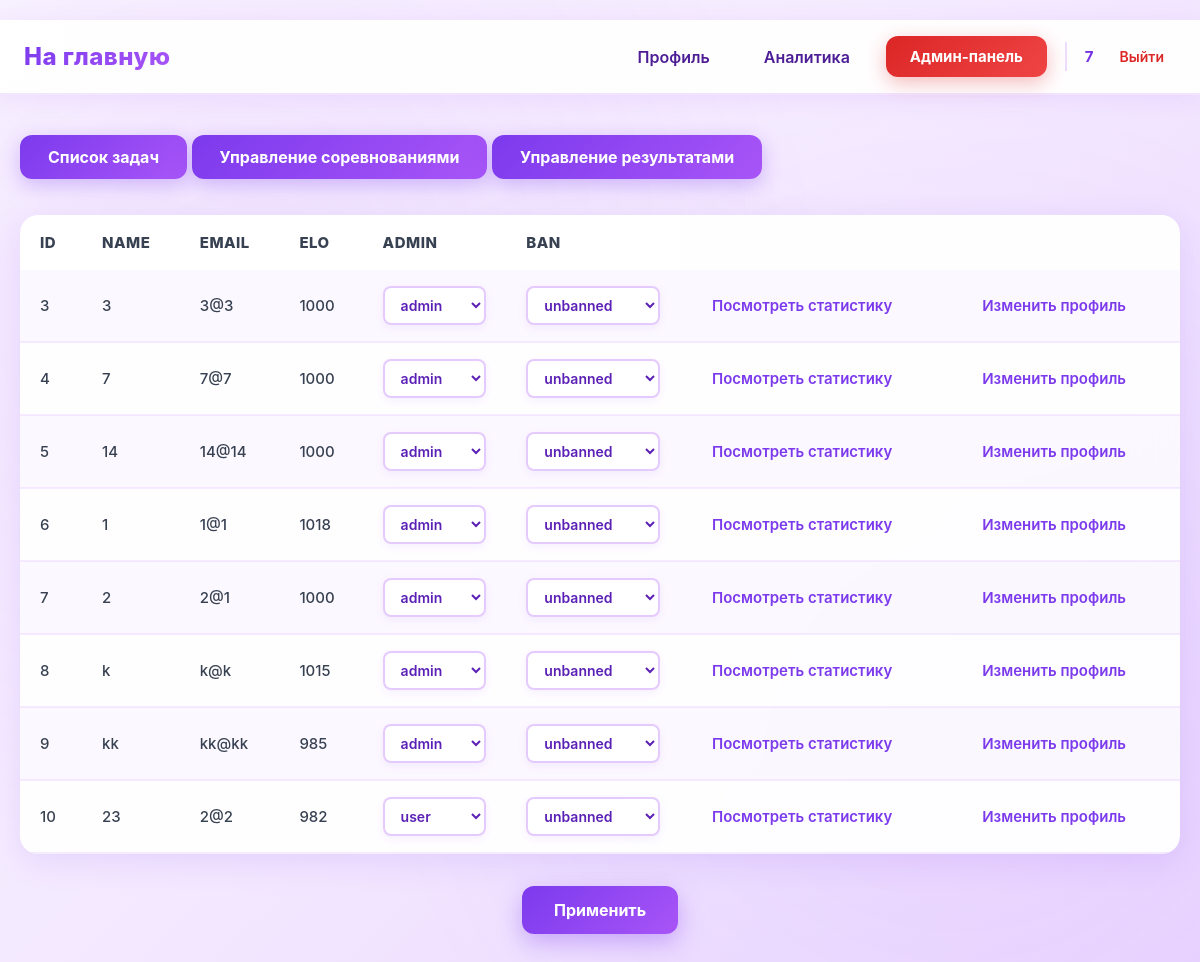
Page /admin (signed in) on the earlier database version.
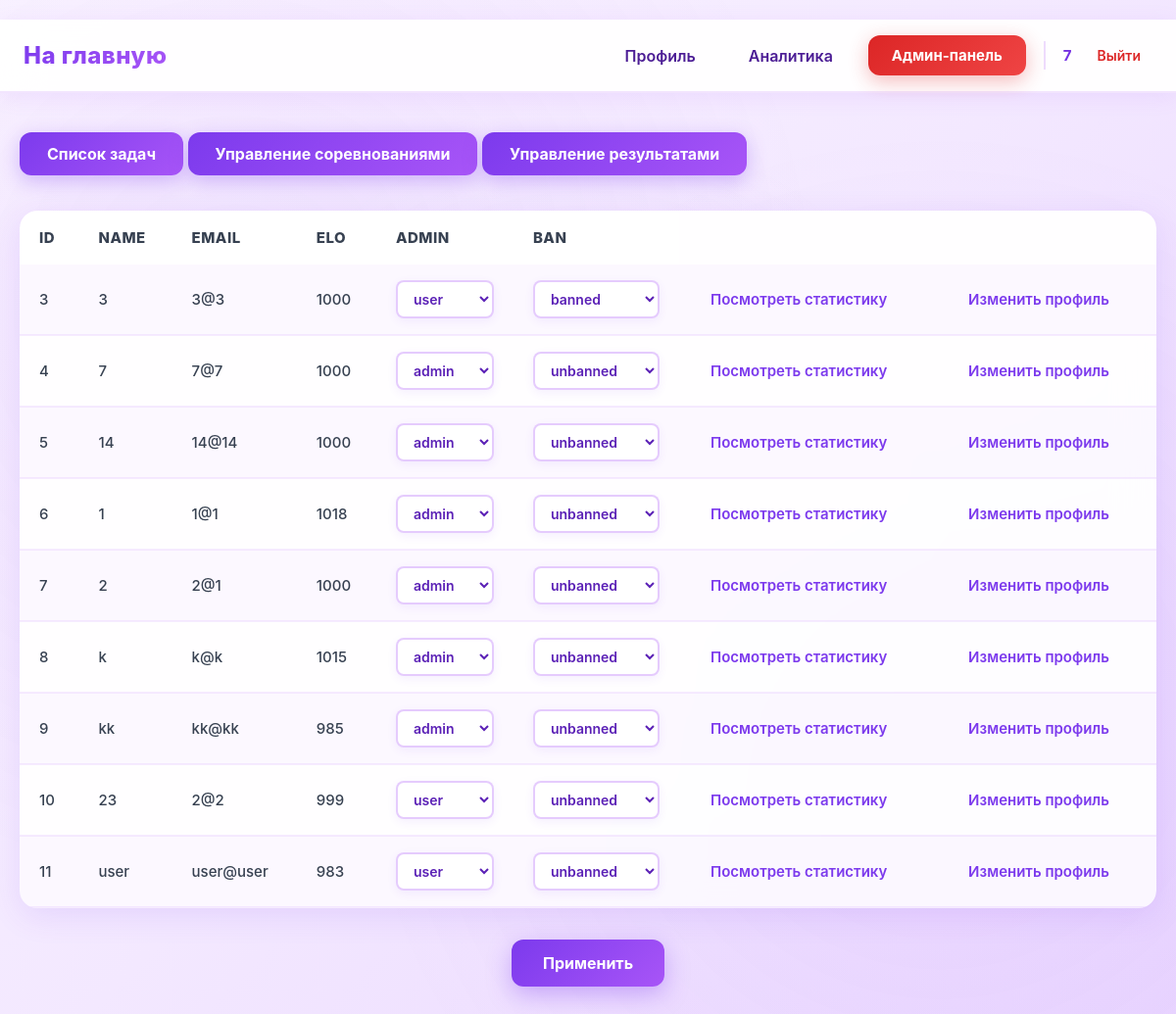
Same page on the later database version.
### data/users.py (models this page shows, shortened)
class User(SqlAlchemyBase, UserMixin):
    __tablename__ = 'users'
    id = sqlalchemy.Column(sqlalchemy.Integer,
                           primary_key=True, autoincrement=True)
    name = sqlalchemy.Column(sqlalchemy.String, nullable=True)
    email = sqlalchemy.Column(sqlalchemy.String,
                              index=True, unique=True, nullable=True)
    hashed_password = sqlalchemy.Column(sqlalchemy.String, nullable=True)
    elo_rating = sqlalchemy.Column(sqlalchemy.Float, default=1000)
    admin = sqlalchemy.Column(sqlalchemy.Boolean, default=0)
    ban = sqlalchemy.Column(sqlalchemy.Boolean, default=0)
    created_date = sqlalchemy.Column(sqlalchemy.DateTime,
                                     default=datetime.datetime.now)
    submissions = orm.relationship("Submissions", back_populates="user")

### main.py (the view, shortened to what this page needs)
@app.route('/admin', methods=["GET", "POST"])
@login_required
@admin_required
@user_ban
def admin():
    subject = session.get('subject')
    db_sess = db_session.create_session()
    users = db_sess.query(User)
    return render_template("admin_first.html", users=users, subject=subject)

### data/db_session.py (called while the page is built)
def create_session() -> Session:
    global __factory
    return __factory()

### main.py (called while the page is built)
@login_manager.user_loader
def load_user(user_id):
    db_sess = db_session.create_session()
    return db_sess.get(User, user_id)

def admin_required(func):
    @wraps(func)
    def wrapper(*args, **kwargs):
        if not current_user.admin:
            abort(403)
        return func(*args, **kwargs)
    return wrapper

def user_ban(func):
    @wraps(func)
    def wrapper(*args, **kwargs):
        if current_user.ban:
            abort(403)
        return func(*args, **kwargs)
    return wrapper

### templates/admin_first.html (shortened to what this page needs)
﻿{% extends "base.html" %}
{% block styles %}
<link rel="stylesheet" href="{{ url_for('static', filename='admin_first.css') }}">
{% endblock %}
{% block content %}
<a class="btn btn-task" href="/admin/task_list">Список задач</a>
<a class="btn btn-task" href="/admin/competitions">Управление соревнованиями</a>
<a class="btn btn-task" href="/admin/results">Управление результатами</a>
<form method="post" action="/admin">
<div class="table-container">
    <table>
        <tr>
            <td>id</td>
            <td>name</td>
            <td>email</td>
            <td>elo</td>
            <td>admin</td>
            <td>ban</td>
        </tr>
        {% for user in users %}
        <tr>
            <td>{{user.id}}</td>
            <td>{{ user.name }}</td>
            <td>{{user.email}}</td>
            <td>{{user.elo_rating|round|int}}</td>
            <td>
                <select class="admin-select" name="admin_{{user.id}}">
                    {% if user.admin == 1 %}
                        <option value="admin" selected>admin</option>
                    {% else %}
                        <option value="user" selected>user</option>
                    {% endif %}
                </select>
            </td>
            <td>
                <select class="ban-select" name="ban_{{user.id}}">
                    {% if user.ban == 1 %}
                        <option value="banned" selected>banned</option>
                    {% else %}
                        <option value="unbanned" selected>unbanned</option>
                    {% endif %}
                </select>
            </td>
            <td><a href="/admin/profile/{{user.id}}">Посмотреть статистику</a></td>
            <td><a href="/edit/profile/{{user.id}}">Изменить профиль</a></td>
        </tr>
        {% endfor %}
    </table>
</div>
<button type="submit" id="applytBtn">Применить</button>
</form>
{% endblock %}

### templates/base.html (shortened to what this page needs)
﻿<!doctype html>
<html lang="ru">
<head>
    <link rel="stylesheet" href="{{ url_for('static', filename='base.css') }}">
    {% block styles %}{% endblock %}
</head>
<body>
<header class="site-header">
    <nav class="navbar">
        <div class="nav-left">
            {% if session.get('subject') and session.get('subject') != 'subject' %}
            <a class="logo" href="/{{ session.get('subject') }}/">На главную</a>
            {% else %}
            <a class="logo" href="/">На главную</a>
            {% endif %}
        </div>
        <div class="nav-right">
            {% if current_user.is_authenticated %}
                <a class="nav-link" href="/profile">Профиль</a>
                <a class="nav-link" href="/analytics">Аналитика</a>
                {% if current_user.admin %}
                    <a class="btn btn-admin" href="/admin">Админ-панель</a>
                {% endif %}
                <div class="user-menu">
                    <span class="username">{{ current_user.name }}</span>
                    <a class="logout" href="/logout">Выйти</a>
                </div>
            {% else %}
                <a class="btn btn-outline" href="/login">Войти</a>
                <a class="btn btn-primary" href="/register">Регистрация</a>
            {% endif %}
        </div>
    </nav>
</header>
<main class="page-content">
    {% block content %}{% endblock %}
</main>
</body>
</html>

Differences in the rows shown:
changed User id 3: admin+id "admin" → "user"; ban+id "unbanned" → "banned"
changed User id 10: elo_rating "982" → "999"
added User: id "11", name "user", email "user@user", elo_rating "983", admin+id "user", ban+id "unbanned"
